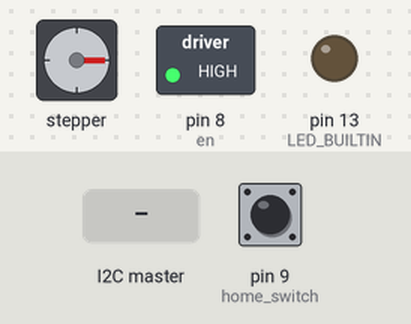
Simulated run of this sketch. Board: Arduino Uno, built with avr-gcc and run on an emulated ATmega328P. Shown: stepper motor, switched loads named in the sketch (green lamp = pin HIGH), output pins drawn as LEDs (lit = HIGH). The test bench sets the inputs (shaded band); at power-on: pin 9 (home_switch) HIGH. Stepper angles assume 200 steps per turn.

Above: at 0.8 s.
0.9 s: pin 9 (home_switch) pulled LOW for 0.15 s
At 1.9 s:
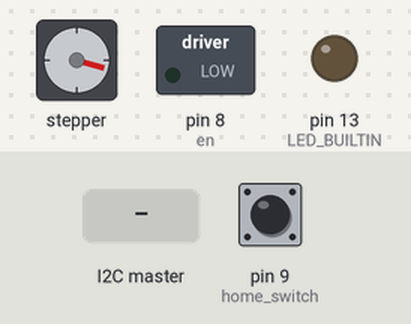
4.0 s: the I2C master sends the byte 1
At 6.7 s:
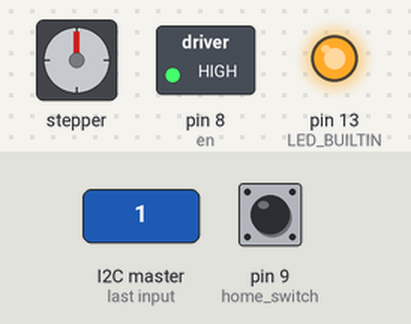
7.0 s: the I2C master sends the byte 0
At 7.29 s:
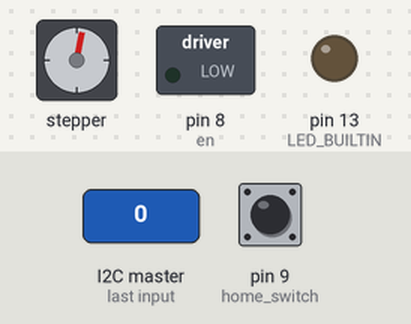
10.0 s: pin 9 (home_switch) pulled LOW for 1 s
14.0 s: the I2C master sends the byte 90
17.0 s: the I2C master sends the byte 1
At 17.59 s:
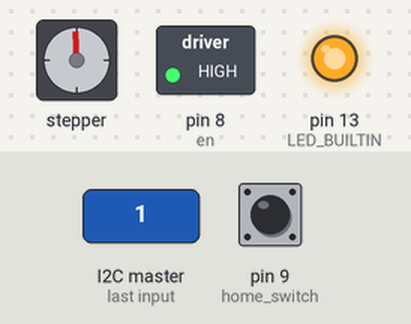
Timing chart, 0 to 21.0 s (numbered marks = the images above; inputs shaded):
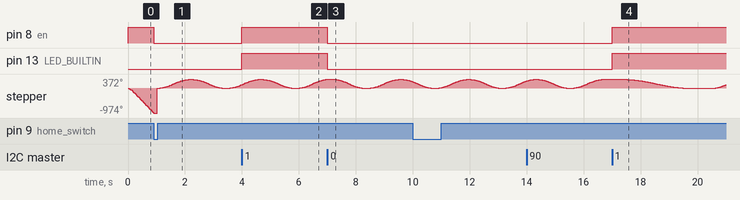

The sketch:

vnt_slave2_1.ino
```cpp
#include <AccelStepper.h>
#include <Wire.h>

AccelStepper stepperX(1, 6, 7);
long aSpeed = 3000;
int aAcc = 5000;
int en = 8;
// Define the Pins used
#define home_switch 9 // Pin 9 connected to Home Switch (MicroSwitch)

// Stepper Travel Variables
long TravelX; // Used to store the X value entered in the Serial Monitor

int int_counter  = 0;
int speedVal_Master;
int travelVal_Master;
int breatheVal_Master;
int delayVal_Master;
int en1 = 1;
int en2 = 0;


//int move_finished = 1; // Used to check if move is completed
long initial_homing = -1; // Used to Home Stepper at startup

void setup()
{
  Serial.begin(9600); // Start the Serial monitor with speed of 9600 Bauds
  Wire.begin(2);                // join i2c bus with address #8
  Wire.onReceive(receiveEvent);
  Wire.onRequest(requestEvent);
pinMode(LED_BUILTIN, OUTPUT);
  pinMode(home_switch, INPUT_PULLUP);
  pinMode(en, OUTPUT);
  digitalWrite(home_switch, HIGH);
  digitalWrite(en, HIGH);


  homing();

}
void loop()
{


  int speedPotentiometer = speedVal_Master ;
  long speedVal = map(speedPotentiometer, 0, 255, 500, 9000);
  int travelPotentiometer = travelVal_Master;
  int TravelX = map(travelPotentiometer, 0, 255, 200, 2000);
  int breatheOutPotentiometer = breatheVal_Master;
  int breatheOut = map(breatheOutPotentiometer, 0, 255, 1, 10);
  int delayPotentiometer = delayVal_Master;
  int delayVal = map(delayPotentiometer, 0, 255, 0, 2000);


  while (stepperX.currentPosition() < TravelX) {

    stepperX.setMaxSpeed(speedVal); // Set Max Speed of Stepper (Slower to get better accuracy)
    stepperX.setAcceleration(speedVal);
    stepperX.moveTo(TravelX); // Set new moveto position of Stepper
    stepperX.run();
  }

  delay(delayVal);
  TravelX = 0;

  while (stepperX.currentPosition() > 0 )
  {
    stepperX.setMaxSpeed(speedVal / breatheOut); // Set Max Speed of Stepper (Slower to get better accuracy)
    stepperX.setAcceleration(speedVal / breatheOut);
    //stepperX.moveTo(TravelX); // Set new moveto position of Stepper
    stepperX.runToNewPosition(0);
    if(!digitalRead(home_switch)){
      stepperX.stop();
     stepperX.setCurrentPosition(-2);
      }
  }
//stepperX.setCurrentPosition(0);
  delay(delayVal);

  //Serial.println(en2);


}

void receiveEvent(int howMany) {
  while ( Wire.available() > 0) { // loop through all but the last
    int c = Wire.read(); // receive byte as a character
    //Serial.println(c);         // print the character
    int_counter++;
    switch (int_counter) {
      case 1:
        speedVal_Master = c;
      case 2:
        travelVal_Master = c;
      case 3:
        breatheVal_Master = c;
      case 4:
        delayVal_Master = c;
      case 5:
        en1 = c;
      case 6:
        en2 = c;
    }

  }
  if (int_counter == 6) {
    int_counter = 0;
  }

  if (en2 == 0 ) {
    //delay(100);
    digitalWrite(en, LOW);
    digitalWrite(LED_BUILTIN, LOW);
  } else if (en2 == 1) {
    //delay(100);
    digitalWrite(en, HIGH);
    digitalWrite(LED_BUILTIN, HIGH);

  }

}

void requestEvent() {
  long ponstion = map(stepperX.currentPosition(), 0, 1000, 0, 255);
  Wire.write(ponstion);

}

void homing() {

  //  Set Max Speed and Acceleration of each Steppers at startup for homing
  stepperX.setMaxSpeed(aSpeed); // Set Max Speed of Stepper (Slower to get better accuracy)
  stepperX.setAcceleration(aAcc); // Set Acceleration of Stepper

  // Start Homing procedure of Stepper Motor at startup


  while (digitalRead(home_switch)) { // Make the Stepper move CCW until the switch is activated
    stepperX.moveTo(initial_homing); // Set the position to move to
    initial_homing--; // Decrease by 1 for next move if needed
    stepperX.run(); // Start moving the stepper
    delay(1);
  }

  stepperX.setCurrentPosition(0); // Set the current position as zero for now
  stepperX.setMaxSpeed(aSpeed); // Set Max Speed of Stepper (Slower to get better accuracy)
  stepperX.setAcceleration(aAcc); // Set Acceleration of Stepper
  initial_homing = 1;

//  while (!digitalRead(home_switch)) { // Make the Stepper move CW until the switch is deactivated
//    stepperX.moveTo(initial_homing);
//    stepperX.run();
//    initial_homing++;
//    //delay(5);
//  }

  stepperX.setCurrentPosition(0);
  digitalWrite(en, LOW);
  delay(100);
}
```

Measured:
- after the input at 0.9 s, pin 8 (en): HIGH → LOW at once
- after the input at 4.0 s, pin 8 (en), pin 13 (LED_BUILTIN): LOW → HIGH at once
- after the input at 7.0 s, pin 8 (en), pin 13 (LED_BUILTIN): HIGH → LOW at once
- after the input at 17.0 s, pin 8 (en), pin 13 (LED_BUILTIN): LOW → HIGH at once
